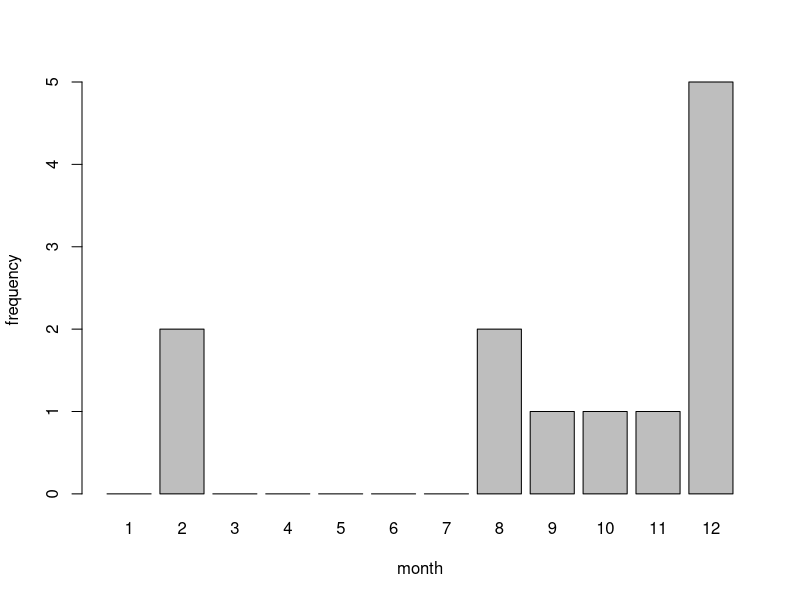
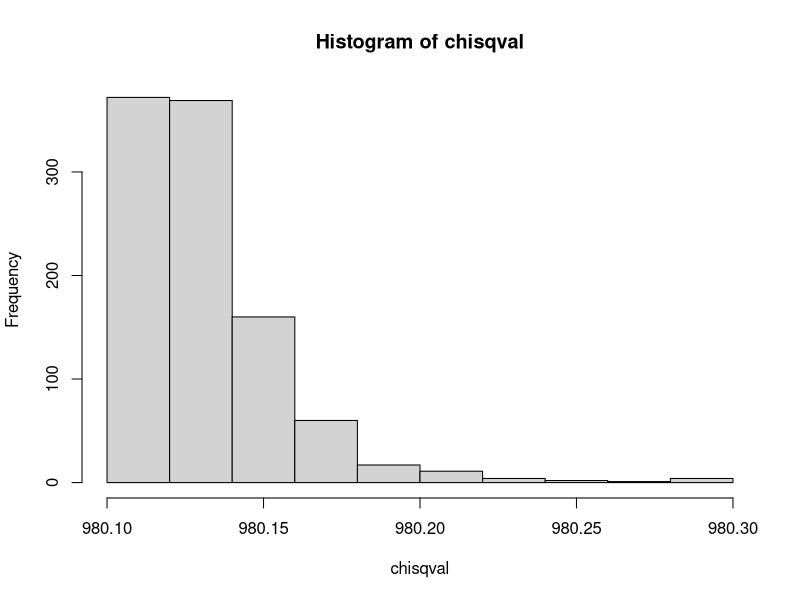

Source code (R) for these figures, in order:
nankai <- c(0, 2, 0, 0, 0, 0, 0, 2, 1, 1, 1, 5)
month <- 1:12
barplot(nankai, names.arg=month, xlab="month", ylab="frequency")
chisq.test(nankai)
chisq.test(nankai, p=rep(1/12, length=12))

years <- c(1, 6, 6, 8, 5, 7, 0, 1, 0)
m <- sum((0:8)*years) / sum(years)
m
theory <- dpois(0:8, lambda = 3.058824)
theory

poisprob <- dpois(0:7, lambda = m)
theory <- c(poisprob, 1-sum(poisprob))
chisq.test(years, p=theory)

poisprob2 <- dpois(0:8, lambda = m)
theory2 <- c(poisprob2, 1-sum(poisprob2))
years2 <- c(years, 0)
chisq.test(years2, p=theory2)

rmultinom(5, size=10, prob=c(1, 2, 3)/6)

N <- 1000
p <- c(4, 3, 2, 1) / 10
x <- rmultinom(N, size=10, prob=p)
expmatrix <- rep(N*p, N)
z <- x - expmatrix
chisqval <- apply(z*z/expmatrix, 2, sum)
hist(chisqval)
